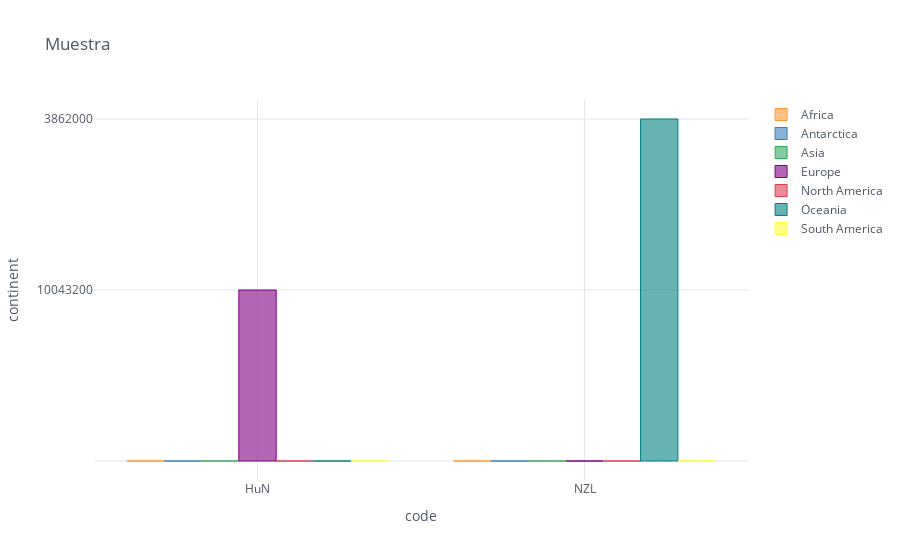

Notebook source saved alongside this figure:
### Code cell
# Barplot o grafico de barras
population_muestra = Data_res1[Data_res1.index.isin(["HuN", "NZL"])]

# plotting
population_muestra.iplot(kind='bar', xTitle='code',
                           yTitle='continent', title='Muestra')

### Figure 1 — Plotly figure (JSON) as saved in the notebook; plotly's stock layout.template omitted (floating-point values rounded to 4 significant figures)
{"data": [{"marker": {"color": "rgba(255, 153, 51, 0.6)", "line": {"color": "rgba(255, 153, 51, 1.0)", "width": 1}}, "name": "Africa", "orientation": "v", "text": "", "type": "bar", "x": ["HuN", "NZL"], "y": ["", ""]}, {"marker": {"color": "rgba(55, 128, 191, 0.6)", "line": {"color": "rgba(55, 128, 191, 1.0)", "width": 1}}, "name": "Antarctica", "orientation": "v", "text": "", "type": "bar", "x": ["HuN", "NZL"], "y": ["", ""]}, {"marker": {"color": "rgba(50, 171, 96, 0.6)", "line": {"color": "rgba(50, 171, 96, 1.0)", "width": 1}}, "name": "Asia", "orientation": "v", "text": "", "type": "bar", "x": ["HuN", "NZL"], "y": ["", ""]}, {"marker": {"color": "rgba(128, 0, 128, 0.6)", "line": {"color": "rgba(128, 0, 128, 1.0)", "width": 1}}, "name": "Europe", "orientation": "v", "text": "", "type": "bar", "x": ["HuN", "NZL"], "y": [10043200, ""]}, {"marker": {"color": "rgba(219, 64, 82, 0.6)", "line": {"color": "rgba(219, 64, 82, 1.0)", "width": 1}}, "name": "North America", "orientation": "v", "text": "", "type": "bar", "x": ["HuN", "NZL"], "y": ["", ""]}, {"marker": {"color": "rgba(0, 128, 128, 0.6)", "line": {"color": "rgba(0, 128, 128, 1.0)", "width": 1}}, "name": "Oceania", "orientation": "v", "text": "", "type": "bar", "x": ["HuN", "NZL"], "y": ["", 3862000]}, {"marker": {"color": "rgba(255, 255, 51, 0.6)", "line": {"color": "rgba(255, 255, 51, 1.0)", "width": 1}}, "name": "South America", "orientation": "v", "text": "", "type": "bar", "x": ["HuN", "NZL"], "y": ["", ""]}], "layout": {"legend": {"bgcolor": "#FFFFFF", "font": {"color": "#4D5663"}}, "paper_bgcolor": "#FFFFFF", "plot_bgcolor": "#FFFFFF", "title": {"font": {"color": "#4D5663"}, "text": "Muestra"}, "xaxis": {"gridcolor": "#E1E5ED", "showgrid": true, "tickfont": {"color": "#4D5663"}, "title": {"font": {"color": "#4D5663"}, "text": "code"}, "zerolinecolor": "#E1E5ED"}, "yaxis": {"gridcolor": "#E1E5ED", "showgrid": true, "tickfont": {"color": "#4D5663"}, "title": {"font": {"color": "#4D5663"}, "text": "continent"}, "zerolinecolor": "#E1E5ED"}}}
